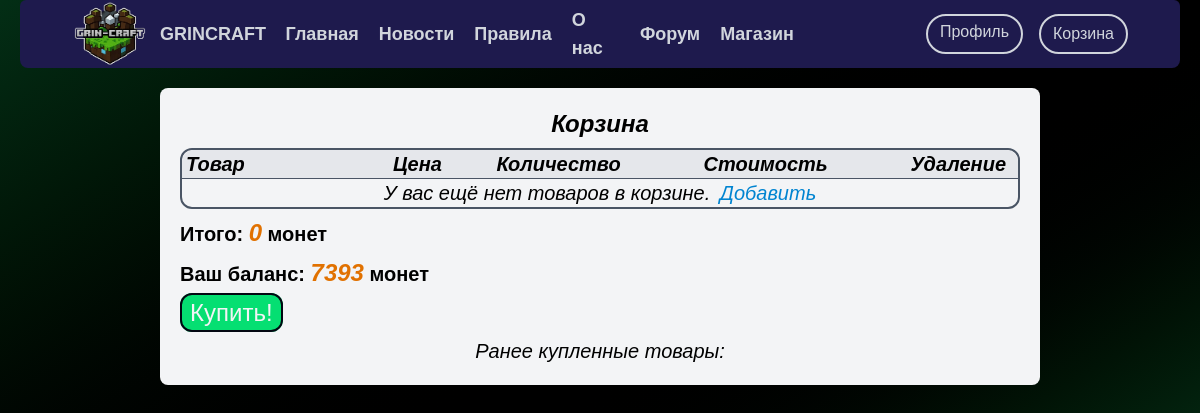
Page /shop/basket/ (signed in) on the earlier database version.
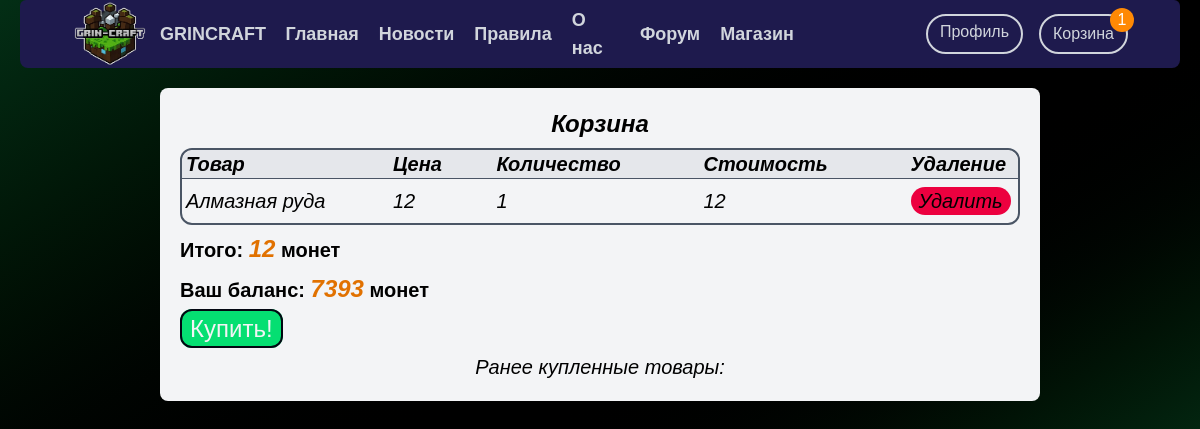
Same page on the later database version.
### shop/models.py (models this page shows, shortened)
class Baskets(models.Model):
    user = models.ForeignKey(settings.AUTH_USER_MODEL,
                                 on_delete=models.CASCADE,
                                default=None
                                 )
    product = models.ForeignKey(Products,
                                on_delete=models.CASCADE,
                                default=None
                                )
    value = models.IntegerField(default=1)
    is_purchased = models.BooleanField(default=False)
    class Meta:
        verbose_name = 'Корзина'
        verbose_name_plural = 'Корзины'
    objects = BasketsQueryset().as_manager()
    def products_price(self):
        return round(self.product.price * self.value , 2)

class Products(models.Model):
    BLOCK = 'BL'
    TOOL = 'T'
    BOOK = 'BO'
    TYPES = {
        (BLOCK, 'Блок'),
        (TOOL, 'Инструмент'),
        (BOOK, 'Книга')
    }
    VANILA = 'VANILA'
    IC2 = 'Industrial craft 2'
    TERMO = 'T'
    MODES = {
        (VANILA, 'Ванила'),
        (IC2, 'Indastrial Craft2'),
        (TERMO, 'Termo')
    }
    slug = models.SlugField(max_length=200, unique=True, blank=True, null=True, verbose_name='URL')
    img = models.ImageField(upload_to='shop/products/', default=None)
    name = models.CharField('Название', max_length=50)
    price = models.PositiveIntegerField('Цена')
    type = models.CharField('Тип товара', max_length=2, choices=TYPES)
    mode = models.CharField('Мод', max_length=18, choices= MODES)
    def __str__(self):
        return self.name
    class Meta:
        verbose_name = 'Товар'
        verbose_name_plural = 'Товары'

### shop/views.py (the view)
# urls.py: path('basket/', views.basket_view, name='basket'),
@ login_required
def basket_view(request):
    data={
        'status':get_user_verify_is(request),
        'username':get_username(request),
        'basket': get_all_user_baskets(request),
        'user':get_user(request),
        'balance': get_user_balance(request),
        'purchased_baskets': get_purchased_baskets(request),
        'error': get_session_data(request, name='error'),
        'basket_value': basket_value(request),
    }
    return render(request, 'shop/Basket.html', data)

### login/services.py (called while the page is built, shortened)
def get_session_data(request, name):
    data = request.session.pop('sessiondata', {})
    try:
        return data.get(name)
    except AttributeError:
        logger.warning(
            f'{datetime.datetime.now()} |Warning| '
            f'Username: {get_username(request)} |'
            f' |login.services| '
            f'AttributeError: exceeded the number of requests per session!')
        return 79797979

### shop/models.py (called while the page is built)
    def total_price(self):
        return sum(cart.products_price() for cart in self)

    def total_value(self):
        if self:
            return sum(cart.value for cart in self)
        return 0

### shop/services.py (called while the page is built)
def get_purchased_baskets(request):
    products = Baskets.objects.filter(user=get_user(request), is_purchased=True)
    return products

def basket_value(request):
    baskets = get_all_user_baskets(request)
    return baskets.total_value

### work/global_services.py (called while the page is built)
def get_user(request):
    if request.user.is_authenticated:
        return request.user
    else:
        return None

def get_username(request):
    if request.user.is_authenticated:
        return request.user.username
    else:
        return 'Нет пользователя'

### shop/templates/shop/Basket.html (shortened to what this page needs)
{% extends 'patterns/header.html' %}
{% load static %}
{% block home %}
    <link rel="stylesheet" href="{% static 'shop/style_basket.css' %}">
    <link rel="stylesheet" href="{% static 'shop/style_purchased_baskets.css' %}">
<div class="mx-40 bg-gray-100 p-5 space-y-2 rounded-lg">
    <div class="text-2xl font-semibold italic text-center text-black">Корзина</div>
    <div class="basket_div grid grid-cols-8 divide-y-1 divide-gray-600 rounded-xl border-2 border-gray-600">
        <div class="col-span-8 grid grid-cols-8 rounded-t-xl px-1 bg-gray-200" >
            <div class="col-span-2 text-black italic font-bold text-xl">Товар</div>
            <div class=" text-black italic font-bold text-xl">Цена</div>
            <div class="col-span-2 text-black italic font-bold text-xl">Количество</div>
            <div class="col-span-2 text-black italic font-bold text-xl">Стоимость</div>
            <div class=" text-black italic font-bold text-xl">Удаление</div>
        </div>
        {% if basket %}
        {% for el in basket %}
        <div class="col-span-8 grid grid-cols-8 p-2 px-1" >
            <div class="col-span-2 text-black italic text-xl">{{el.product}}</div>
            <div class=" text-black italic text-xl">{{el.product.price}}</div>
            <div class="col-span-2 text-black italic text-xl">{{el.value}}</div>
            <div class="col-span-2 text-black italic text-xl">{{el.products_price}}</div>
            <div class=" text-black italic text-xl">
                <a class="inline-block bg-rose-600 px-2 rounded-full hover:bg-rose-700 " href="{% url 'basket_remove' el.id %}">Удалить</a>
            </div>
        </div>
        {% endfor %}
        {% else %}
            <div class="col-span-8 text-black text-center text-xl font-medium italic">У вас ещё нет товаров в корзине.
                <a class="ml-1 text-sky-600" href="{% url 'shop' %}">
                    Добавить
                </a>
            </div>
        {% endif %}
    </div>
    <div class="text-black text-xl font-bold">Итого: <span class="italic text-amber-600 text-2xl">{{basket.total_price}}</span> монет</div>
    <div class="text-black text-xl font-bold">Ваш баланс: <span class="italic text-amber-600 text-2xl">{{balance}}</span> монет</div>
    <div class="">
        <a href="{% url 'payment_basket' %}" class="text-gray-100  bg-green-400 px-2 py-1 border-2 border-gray-950 text-2xl rounded-xl hover:bg-green-500">Купить!</a>
    </div>
    <div class="purchased_div">
        <div class=" text-center text-xl text-black italic font-medium ">
            Ранее купленные товары:
        </div>
    </div>
</div>
{% endblock %}

### home/templates/patterns/header.html
{% extends 'patterns/pattern.html' %}
{% block header %}
<header class="flex z-50 items-center justify-between sticky top-0 px-10 mb-5 h-17 mx-5 rounded-t-md rounded-b-lg border-gray-300 bg-indigo-950">
  <div class="flex flex-row items-center">
      <img class="object-fit" src="/static/favicon/header_img.png" alt="">
      <a class="uppercase font-bold text-lg text-gray-300 " href="{% url 'home' %}">GrinCraft</a>
  </div>
  <nav class="flex items-center">
    <ul class="text-lg text-gray-300 font-semibold inline-flex items-center mr-30">
      <li><a class="ml-5 inline-block py-3 hover:underline hover:text-gray-100 decoration-4 decoration-purple-800 underline-offset-24" href="{% url 'home' %}">Главная</a></li>
      <li><a class="ml-5 inline-block py-3 hover:underline hover:text-gray-100 decoration-4 decoration-purple-800 underline-offset-24" href="{% url 'news' %}">Новости</a></li>
      <li><a class="ml-5 inline-block py-3 hover:underline hover:text-gray-100 decoration-4 decoration-purple-800 underline-offset-24" href="{% url 'rules' %}">Правила</a></li>
      <li><a class="ml-5 inline-block py-3 hover:underline hover:text-gray-100 decoration-4 decoration-purple-800 underline-offset-24" href="{% url 'about' %}">О нас</a></li>
      <li><a class="ml-5 inline-block py-3 hover:underline hover:text-gray-100 decoration-4 decoration-purple-800 underline-offset-24" href="{% url 'forum' %}">Форум</a></li>
      <li><a class="ml-5 inline-block py-3 hover:underline hover:text-gray-100 decoration-4 decoration-purple-800 underline-offset-24" href="{% url 'shop' %}">Магазин</a></li>
    </ul>
    <ul class="mx-1 inline-flex items-center">
      {% if not user.is_authenticated %}
        <li>
          <a href="{% url 'auth' %}" class="block mx-2 h-10 py-1 px-3 border-2 rounded-full border-gray-300 text-gray-300 hover:text-white hover:bg-purple-800">Авторизоваться</a>
        </li>
      <li>
        <a href="{% url 'reg' %}" class="block mx-2 h-10 py-1 px-3 border-2 rounded-full border-gray-300 text-gray-300 hover:text-white hover:bg-purple-800">Зарегистрироваться</a>
      </li>
      {% else %}
        <li>
          <a href="{% url 'profile' user.username %}" class="block mx-2 h-10 py-1 px-3 border-2 rounded-full border-gray-300 text-gray-300 hover:text-white hover:bg-purple-800"> Профиль </a>
        </li>
        <li>
          <button class="block mx-2 h-10 py-1 px-3 border-2 rounded-full overflow-visible relative
          border-gray-300 text-gray-300 hover:text-white hover:bg-purple-800">
            <a href="{% url 'basket' %}">
            Корзина
              {% if basket_value %}
                <a href="" class="block absolute h-6 w-6 bg-orange-400 -top-2 -right-2 rounded-full text-white">
                  {{basket_value}}
                </a>
              {% endif %}
            </a>
          </button>
        </li>
      {% endif %}
    </ul>
  </nav>
</header>
{% endblock %}

Differences in the rows shown:
added Baskets: value "1", product "Алмазная руда", product.price "12", products_price "12", total_price "12"
Other differences:
{{ basket.total_price }}: "0" → (not shown)
text no longer shown: "У вас ещё нет товаров в корзине. Добавить"
